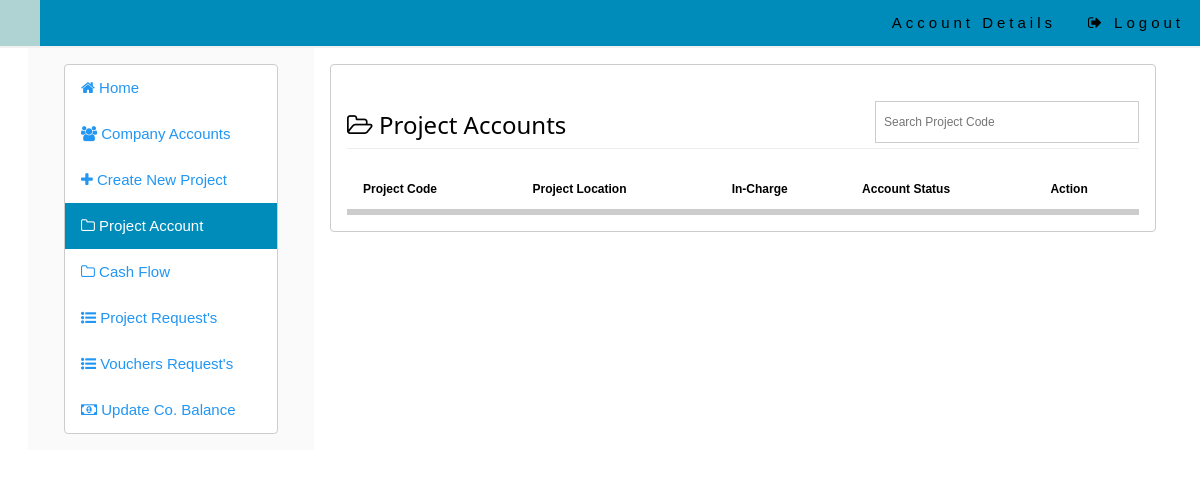
The app's page /admin/index.php?projectAccount=true, older data.
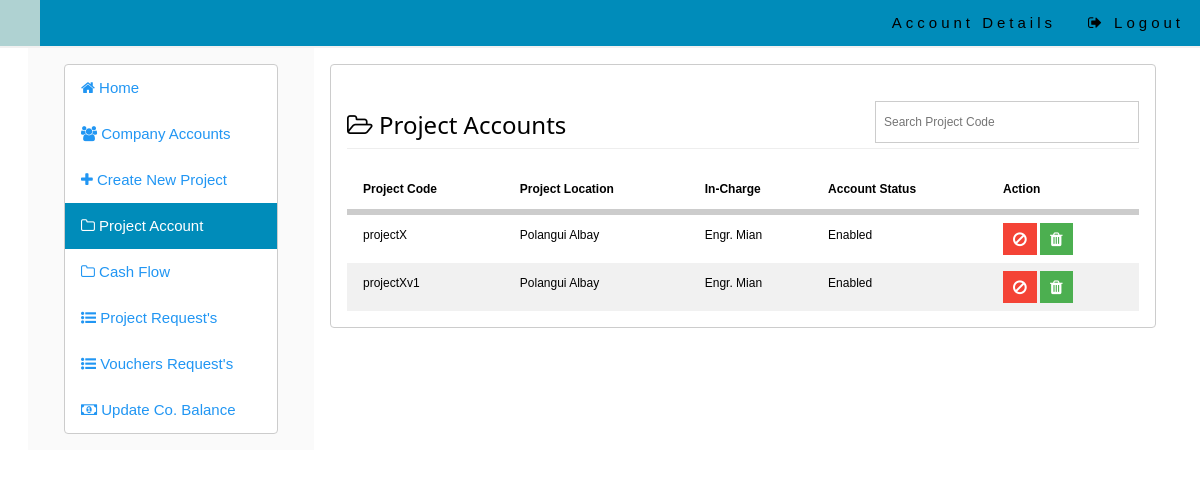
The same page, newer data.
### tables this page shows
CREATE TABLE IF NOT EXISTS `projects` (
  `id` int(10) unsigned NOT NULL AUTO_INCREMENT,
  `projectCode` varchar(255) NOT NULL,
  `projectName` varchar(255) NOT NULL,
  `projectLocation` text NOT NULL,
  `projectInCharge` varchar(255) NOT NULL,
  `startDate` varchar(255) NOT NULL,
  `endDate` varchar(255) NOT NULL,
  `projectPass` varchar(255) NOT NULL,
  `initialBudget` varchar(255) NOT NULL,
  `projectCost` varchar(255) NOT NULL,
  `status` varchar(1) NOT NULL,
  PRIMARY KEY (`id`)
);

### include/dbcon.php (called while the page is built, shortened)
<?php
	function getProjStatus($x){
		if($x == 1){
			return $stat = "Enabled";
		}else{
			return $stat = "Disabled";
		}
	}
?>

### admin/projectAccount.php (the view, shortened to what this page needs)
<div class="w3-row w3-padding-16">
	<div class="w3-row">
		<div class="w3-col s8 m8 l8">
		<h3 class="" style="margin-bottom:0px;margin-top:20px"><i class="fa fa-folder-open-o fa-fx"></i> Project Accounts</h3>
		</div>
		<div class="w3-rest">
		<input type="text" class="w3-right w3-small w3-border w3-input" onkeyup="search()" style="margin-top:20px" id="toSearch" placeholder="Search Project Code" />
		</div>
		<hr style="margin-top:5px;"/>
	</div>
	<div class="w3-row">
		<table class="w3-table w3-small w3-striped" id="searchTable">
			<thead>
				<tr class="w3-bottombar w3-hover" style="font-weight:bold;">
					<th>Project Code</th>
					<th>Project Location</th>
					<th>In-Charge</th>
					<th>Account Status</th>
					<th>Action</th>
				</tr>
			</thead>
			<tbody>
				<?php
					$sql = $mysqli->query("select * from projects");
					while($row = mysqli_fetch_assoc($sql)){
				?>
				<tr id="trDel_<?php echo $row['id']?>">
					<td><?php echo $row['projectCode'];?></td>
					<td><?php echo $row['projectLocation'];?></td>
					<td><?php echo $row['projectInCharge'];?></td>
					<td id="tdToggle_<?php echo $row['id'];?>"><?php echo getProjStatus($row['status']);?></td>
					<td>
					<?php if($row['status'] == 1){?>
						<button class="w3-red w3-button w3-small" style="padding:4px 10px;"  onclick="return disable(<?php echo $row['id']?>)" id="disable_<?php echo $row['id']?>"><i class="fa fa-ban fa-lg"></i></button>
					<?php }else{?>
						<button class="w3-green w3-button w3-small" style="padding:4px 10px;" onclick="return enable(<?php echo $row['id']?>)" id="enable_<?php echo $row['id']?>"><i class="fa fa-check fa-lg"></i></button>
					<?php }?>
						<button class="w3-green w3-button w3-small" style="padding:4px 10px;"onclick="return delete_(this,'<?php echo $row['id']?>')"><i class="fa fa-trash fa-lg"></i></button>
					</td>
				</tr>
				<?php }?>
			</tbody>
		</table>
	</div>
</div>

### admin/index.php (shortened to what this page needs)
<?php
	include("../include/dbcon.php");
?>
<!DOCTYPE html>
<html>
<head>
	<link rel="stylesheet" type="text/css" href="../css/style.css">
	<link rel="stylesheet" type="text/css" href="../google/fafa.css">
	<link rel="stylesheet" type="text/css" href="../css/jquery.dataTables.css">
</head>
<body>
<div class="w3-top">
  <div class="w3-bar w3-pale-blue" style="letter-spacing:4px;border-bottom:solid 2px #f1f1f1;">
    <a href="#home" class="w3-bar-item w3-button">&nbsp;</a>
		<div class="w3-right w3-hide-small">
			<a href="javascript:void(0);" class="w3-bar-item w3-button">Account Details </a>
			<a href="../include/logout.php" class="w3-bar-item w3-button"><i class="fa fa-sign-out fa-fx"></i> Logout</a>
		</div>
	</div>
</div>
<div class="w3-row" id="left_menu_container" style="">
	<div class="w3-container">
		<div class="w3-quarter" style="background-color:#fafafa;">
			<div class="w3-container w3-padding-16">
				<nav class="w3-bar-block w3-border w3-white w3-round" style="margin-left:20px;margin-right:20px;">
					<div class="w3-text-blue">
						<?php require('links.php');?>
					</div>
				</nav>
			</div>
		</div>
		<div class="w3-rest">
			<div class="w3-container w3-padding-16">
				<div class="w3-border w3-container w3-round w3-text-black">
					<?php
						if(isset($_GET['newProj'])){
							require('newProj.php');
						}else if(isset($_GET['projectAccount'])){
							require('projectAccount.php');
						}else if(isset($_GET['requests'])){
							require('requests.php');
						}else if(isset($_GET['compAccounts'])){
							require('compAccounts.php');
						}else if(isset($_GET['cashFlow'])){
							require('cashFlow.php');
						}else if(isset($_GET['vouchersReq'])){
							require('vouchersReq.php');
						}else if(isset($_GET['companyBal'])){
							require('companyBal.php');
						}else{
							require('home.php');
						}
					?>
				</div>
			</div>
		</div>
	</div>
</div>
</body>
</html>

### admin/links.php (shortened to what this page needs)
<a href="../admin" class="w3-bar-item w3-button <?php if(!$_GET){echo "active";}?>"> <i class='fa fa-home fa-fx'></i> Home</a>
<a href="?compAccounts=true" class="w3-bar-item w3-button <?php if(isset($_GET['compAccounts'])){echo "active";}?>"> <i class='fa fa-group fa-fx'></i> Company Accounts</a>
<a href="?newProj=true" class="w3-bar-item w3-button <?php if(isset($_GET['newProj'])){echo "active";}?>"> <i class='fa fa-plus fa-fx'></i> Create New Project</a>
<a href="?projectAccount=true" class="w3-bar-item w3-button  <?php if(isset($_GET['projectAccount'])){echo "active";}?>"> <i class='fa fa-folder-o fa-fx'></i> Project Account</a>
<a href="?cashFlow=true" class="w3-bar-item w3-button  <?php if(isset($_GET['cashFlow'])){echo "active";}?>"> <i class='fa fa-folder-o fa-fx'></i> Cash Flow</a>
<a href="?requests=true" class="w3-bar-item w3-button  <?php if(isset($_GET['requests'])){echo "active";}?>"> <i class='fa fa-list-ul fa-fx'></i> Project Request's <span class="w3-right w3-badge w3-white" id="notifRequest"></span></a>
<a href="?vouchersReq=true" class="w3-bar-item w3-button  <?php if(isset($_GET['vouchersReq'])){echo "active";}?>"> <i class='fa fa-list-ul fa-fx'></i> Vouchers Request's </a>
<a href="?companyBal=true" class="w3-bar-item w3-button  <?php if(isset($_GET['companyBal'])){echo "active";}?>"> <i class='fa fa-money fa-fx'></i> Update Co. Balance </a>

### css/style.css (style rules this page uses)
html { box-sizing:border-box }
*,*:before,*:after { box-sizing:inherit }
html { -ms-text-size-adjust:100%;-webkit-text-size-adjust:100% }
body { margin:0 }
article,aside,details,figcaption,figure,footer,header,main,menu,nav,section,summary { display:block }
a { background-color:transparent;-webkit-text-decoration-skip:objects }
hr { box-sizing:content-box;height:0;overflow:visible }
button,input,select,textarea { font:inherit;margin:0 }
button,input { overflow:visible }
button,select { text-transform:none }
button,html [type=button],[type=reset],[type=submit] { -webkit-appearance:button }
html,body { font-family:Verdana,sans-serif;font-size:15px;line-height:2 }
html { overflow-x:hidden }
h3 { font-size:24px }
h1,h2,h3,h4,h5,h6 { font-family:"Segoe UI",Arial,sans-serif;font-weight:400;margin:10px 0 }
hr { border:0;border-top:1px solid #eee;margin:20px 0 }
a { color:inherit }
.w3-table,.w3-table-all { border-collapse:collapse;border-spacing:0;width:100%;display:table }
.w3-striped tbody tr:nth-child(even) { background-color:#f1f1f1 }
.w3-table td,.w3-table th,.w3-table-all td,.w3-table-all th { padding:8px 8px;display:table-cell;text-align:left;vertical-align:top }
.w3-table th:first-child,.w3-table td:first-child,.w3-table-all th:first-child,.w3-table-all td:first-child { padding-left:16px }
.w3-btn,.w3-button { border:none;display:inline-block;outline:0;padding:8px 16px;vertical-align:middle;overflow:hidden;text-decoration:none;color:inherit;background-color:inherit;text-align:center;cursor:pointer;white-space:nowrap }
.w3-btn,.w3-button { -webkit-touch-callout:none;-webkit-user-select:none;-khtml-user-select:none;-moz-user-select:none;-ms-user-select:none;user-select:none }
.w3-input { padding:8px;display:block;border:none;border-bottom:1px solid #ccc;width:100% }
.w3-bar { width:100%;overflow:hidden }
.w3-bar .w3-bar-item { padding:8px 16px;float:left;width:auto;border:none;outline:none;display:block }
.w3-bar .w3-button { white-space:normal }
.w3-bar-block .w3-bar-item { width:100%;display:block;padding:8px 16px;text-align:left;border:none;outline:none;white-space:normal;float:none }
.w3-container:after,.w3-container:before,.w3-panel:after,.w3-panel:before,.w3-row:after,.w3-row:before,.w3-row-padding:after,.w3-row-padding:before, .w3-cell-row:before,.w3-cell-row:after,.w3-clear:after,.w3-clear:before,.w3-bar:before,.w3-bar:after { content:"";display:table;clear:both }
.w3-col,.w3-half,.w3-third,.w3-twothird,.w3-threequarter,.w3-quarter { float:left;width:100% }
.w3-col.s8 { width:66.66666% }
@media (min-width:601px) { .w3-col.m3,.w3-quarter { width:24.99999% } }
@media (min-width:601px) { .w3-col.m8,.w3-twothird { width:66.66666% } }
@media (min-width:993px) { .w3-col.l8 { width:66.66666% } }
.w3-rest { overflow:hidden }
.w3-top,.w3-bottom { position:fixed;width:100%;z-index:1 }
.w3-top { top:0 }
.w3-round,.w3-round-medium { border-radius:4px }
.w3-container,.w3-panel { padding:0.01em 16px }
.w3-small { font-size:12px!important }
.w3-border { border:1px solid #ccc!important }
.w3-bottombar { border-bottom:6px solid #ccc!important }
.w3-padding-16 { padding-top:16px!important;padding-bottom:16px!important }
.w3-right { float:right!important }
.w3-green,.w3-hover-green:hover { color:#fff!important;background-color:#4CAF50!important }
.w3-red,.w3-hover-red:hover { color:#fff!important;background-color:#f44336!important }
.w3-white,.w3-hover-white:hover { color:#000!important;background-color:#fff!important }
.w3-pale-blue,.w3-hover-pale-blue:hover { color:#000!important;background-color:#ddffff!important }
.w3-text-blue,.w3-hover-text-blue:hover { color:#2196F3!important }
.w3-text-black,.w3-hover-text-black:hover { color:#000!important }

### google/fafa.css (style rules this page uses)
.fa { display:inline-block;font:normal normal normal 14px/1 FontAwesome;font-size:inherit;text-rendering:auto;-webkit-font-smoothing:antialiased;-moz-osx-font-smoothing:grayscale }
.fa-lg { font-size:1.33333333em;line-height:.75em;vertical-align:-15% }
.fa-home:before { content:"\f015" }
.fa-ban:before { content:"\f05e" }
.fa-plus:before { content:"\f067" }
.fa-sign-out:before { content:"\f08b" }
.fa-group:before,.fa-users:before { content:"\f0c0" }
.fa-list-ul:before { content:"\f0ca" }
.fa-money:before { content:"\f0d6" }
.fa-folder-o:before { content:"\f114" }
.fa-folder-open-o:before { content:"\f115" }
.fa-trash:before { content:"\f1f8" }

Row changes from the older to the newer data that the page shows:
added projects: projectCode "projectX", projectLocation "Polangui Albay", projectInCharge "Engr. Mian", status "Enabled"
added projects: projectCode "projectXv1", projectLocation "Polangui Albay", projectInCharge "Engr. Mian", status "Enabled"
